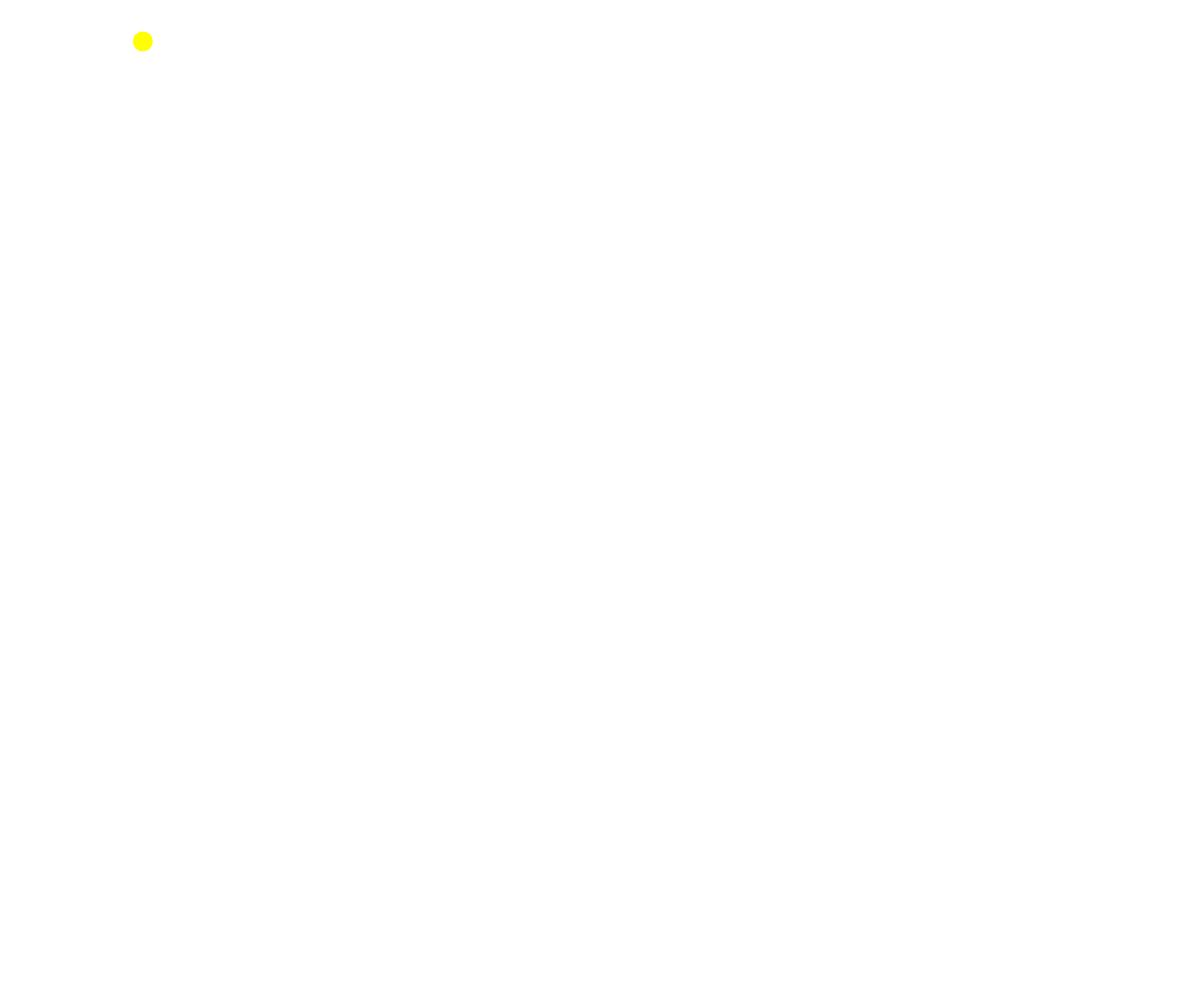
Frame 1 (no input)
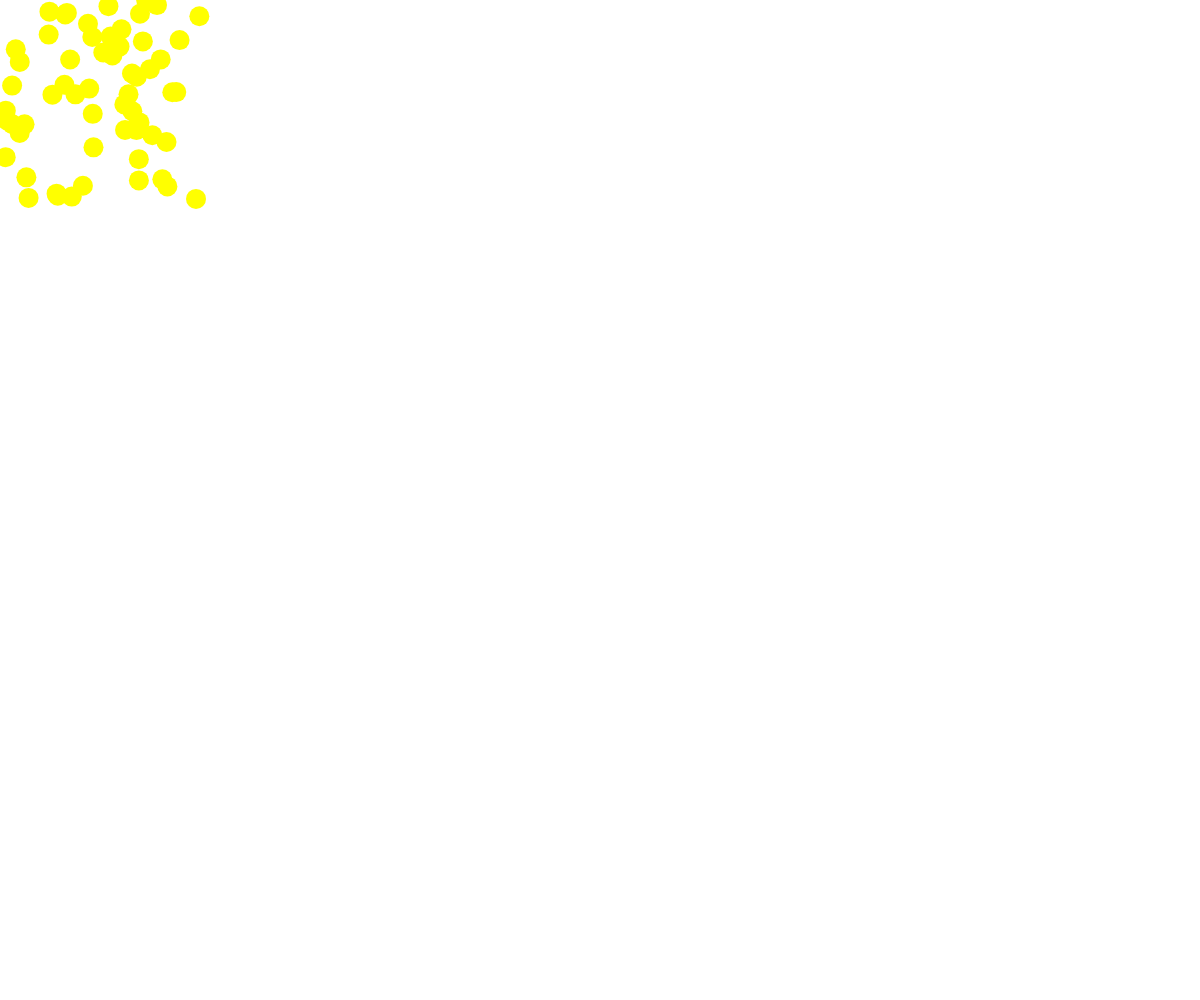
Frame 60 (no input)
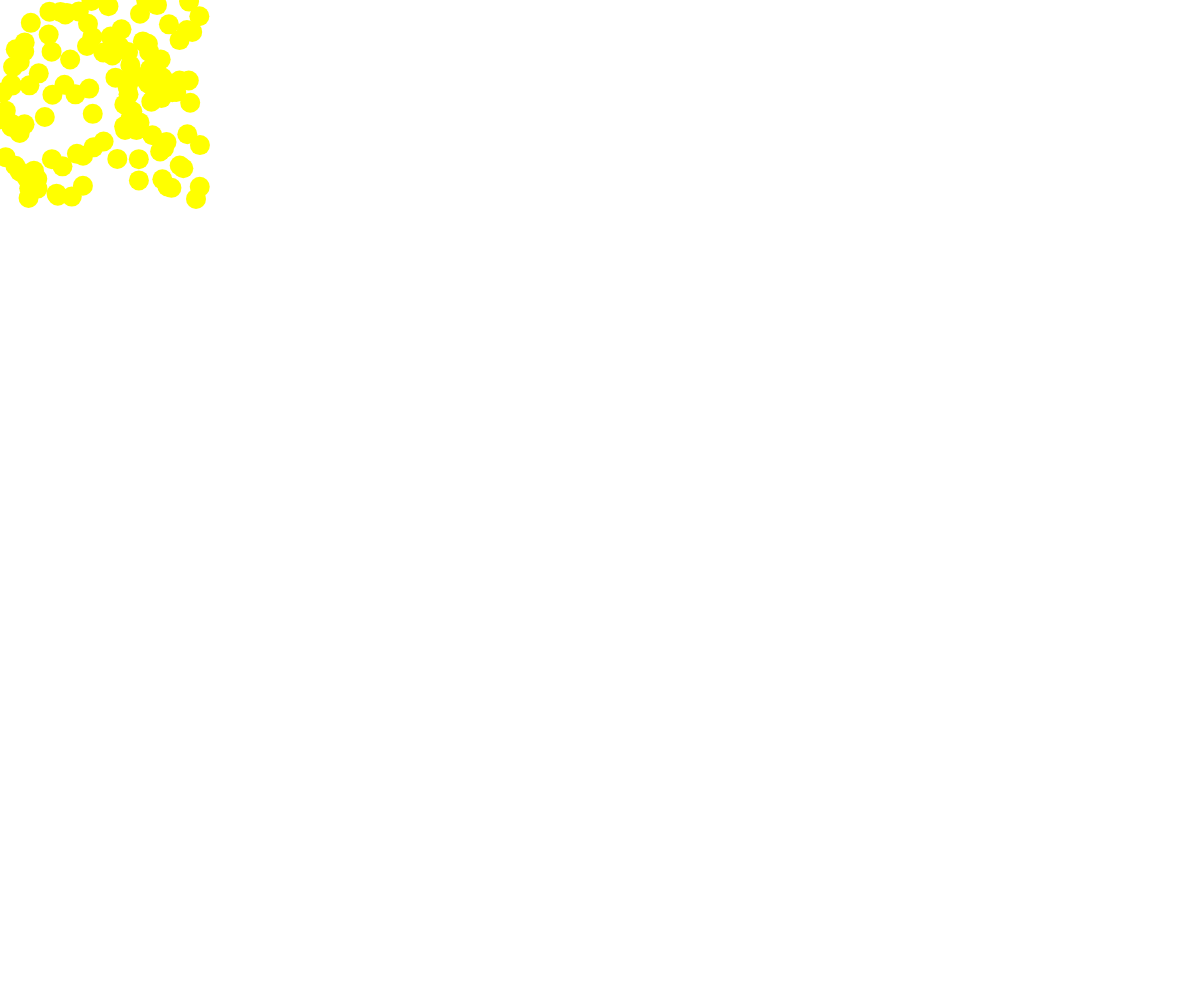
Frame 120 (the mouse pressed at the canvas centre since frame 60)

The p5.js sketch that drew these frames (run headless with seeded random() and noise() and a simulated clock; from frame 60 on, the mouse is pressed at the canvas centre):

// p5.js sketch
// ── sketch.js
function setup() {
  createCanvas(windowWidth, windowHeight);
  background('white');
  noStroke();
}

function draw() {
  fill('yellow');
  ellipse(random(200), random(200), 20);
}
